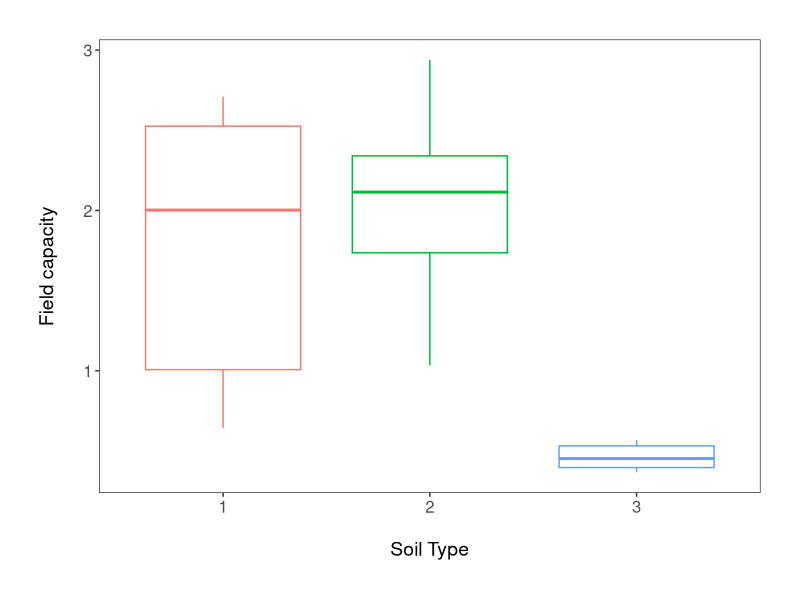

Recreate this plot in R. (Note: this script raises an error after producing the figure.)
## DISSERTATION PROJECT ##

# Libraries ----
library(tidyverse)
library(readxl)
library(scales)
library(vegan)
library(gplots)
library(patchwork)

# Data sets ----
ratio <- read_excel("root-shoot.xls")
field_capacity_data <- read_excel("Field_capacity_diss.xlsx")
moisture <- read_excel("moisture.xlsx")

# Data manip field capacity ----
# water content = grams of water contained in the soil per pot
# moisture = mean and sd per pot measured by probe every other day in %
field_capacity_data <- field_capacity_data %>% 
  mutate(soil_type = as_factor(soil_type), pot_number = as_factor(pot_number)) %>% 
  mutate(water_content_gr = total_fresh-total_dry) %>%  # creating a new column for amount of water in soil
  mutate(moisture_content = ((total_fresh/total_dry)-1))  # new column with soil moisture content
# should I add *100 or not??? 

# Graph field capacity ----
# Boxplot checking for differences of field_capacity between soil types
(field_capacity_boxplot <- ggplot(field_capacity_data, aes(soil_type, moisture_content)) +
    geom_boxplot(aes(color = soil_type)) +
    theme_bw() +
    ylab("Field capacity\n") +                             
    xlab("\nSoil Type")  +
    theme(axis.text = element_text(size = 12),
          axis.title = element_text(size = 14, face = "plain"),                     
          panel.grid = element_blank(),       
          plot.margin = unit(c(1,1,1,1), units = , "cm"),  
          legend.position = "none"))

# ggsave(soil_moisture_boxplot, file = "outputs/field_capacity_boxplot.png", width = 12, height = 7) 

# Data manip moisture ----
# moisture probe measures need to be plotted against time to see the progression 
# before relating them to the soil moisture content 
moisture <- moisture %>% 
  mutate(soil_type = as_factor(soil_type), pot = as_factor(pot)) %>% 
  tidyr::separate(date, c("year", "month", "day"), sep = "-", remove = FALSE) %>% 
  select(-year,-month) %>% 
  mutate(day = case_when(day == "06" ~ 1, day == "09" ~ 3, day == "11" ~ 5, 
                         day == "13" ~ 8, day == "16" ~ 10, day == "18" ~ 12, 
                         day == "20" ~ 15, day == "23" ~ 18)) %>% 
  mutate(drought_level = case_when(pot == 1 ~ "50",
                                   pot == 2 ~ "75",
                                   pot == 3 ~ "100",
                                   pot == 4 ~ "50",
                                   pot == 5 ~ "75",
                                   pot == 6 ~ "100")) %>% 
  mutate(drought_level = as_factor(drought_level)) %>% 
  mutate(field_capacity = c(field_capacity_data$moisture_content,
                           field_capacity_data$moisture_content,
                           field_capacity_data$moisture_content,
                           field_capacity_data$moisture_content,
                           field_capacity_data$moisture_content,
                           field_capacity_data$moisture_content,
                           field_capacity_data$moisture_content,
                           field_capacity_data$moisture_content)) %>% 
  mutate(field_capacity_percent = (mean_moisture*100)/field_capacity) %>% 
  mutate(field_capacity_percent_sd = (sd*100)/field_capacity) %>% 
  filter(pot %in% c(1,2,3))  # only selecting pots that have plant data

# Graphs moisture ----
# Graph weight and irrigation just for interest 
(weight_time_series <- ggplot(moisture) +
   geom_point(aes(day, weight, color = soil_type)) +
   geom_smooth(formula = y ~ x, method = "lm", aes(day, weight, color = soil_type, fill = soil_type)) + # add se = FALSE to remove error shading
   geom_point(aes(day, irrigation/0.15, color = soil_type)) +
   scale_y_continuous(name = "Weight of pots (g)\n",
                      sec.axis = sec_axis(~.*0.15, name="Irrigation volume (ml)")) +
   theme_bw() +
   xlab("\nDay since start of experiment") +
   theme(axis.text.x = element_text(size = 10, angle = 45, vjust = 1, hjust = 1),  # making the dates at a bit of an angle
         axis.text.y = element_text(size = 10),
         axis.title = element_text(size = 12, face = "plain"),                        
         panel.grid = element_blank(),  
         plot.margin = unit(c(0.5,0.5,0.5,0.5), units = , "cm"),  # Adding a margin around the plot
         legend.text = element_text(size = 10, face = "italic"),  
         legend.title = element_blank(),  # Removing the legend title 
         legend.position = "right")) 

# Graph of moisture across time 
(moisture_time_series <- ggplot(moisture, aes(date, mean_moisture, color = drought_level)) +
    geom_point() +
    facet_wrap(~ soil_type, scales = "fixed") +
    geom_smooth(formula = y ~ x, method = "lm", aes(fill = drought_level)) + # add se = FALSE to remove error shading
    theme_bw() +
    ylab("Mean moisture content (%)\n") +                             
    xlab("\nDate") +
    theme(axis.text.x = element_text(size = 10, angle = 45, vjust = 1, hjust = 1),  # making the dates at a bit of an angle
          axis.text.y = element_text(size = 10),
          axis.title = element_text(size = 12, face = "plain"),                        
          panel.grid = element_blank(),  
          plot.margin = unit(c(0.5,0.5,0.5,0.5), units = , "cm"),  # Adding a margin around the plot
          legend.text = element_text(size = 10, face = "italic"),  
          legend.title = element_blank(),  # Removing the legend title 
          legend.position = "bottom")) 

# ggsave(moisture_time_series, file = "outputs/moisture_time_series.png", width = 12, height = 7) 

# Graph of moisture % and irrigation volume 
(irrigation_time_series <- ggplot(moisture, aes(day, mean_moisture)) +
    geom_point(aes(color = irrigation)) +
    geom_smooth(formula = y ~ x, method = "lm") + # add se = FALSE to remove error shading
    theme_bw() +
    facet_wrap(~ soil_type, scales = "fixed") +
    ylab("Mean moisture content (%)\n") +
    xlab("\nDay since start of experiment") +
    theme(axis.text.x = element_text(size = 10, angle = 45, vjust = 1, hjust = 1),  # making the dates at a bit of an angle
          axis.text.y = element_text(size = 10),
          axis.title = element_text(size = 12, face = "plain"),                        
          panel.grid = element_blank(),  
          plot.margin = unit(c(0.5,0.5,0.5,0.5), units = , "cm"),  # Adding a margin around the plot
          legend.text = element_text(size = 10, face = "italic"),  
          legend.title = element_blank(),  # Removing the legend title 
          legend.position = "right")) 

# Graph of field capacity % across time
(field_capacity_time_series <- ggplot(moisture, aes(day, field_capacity_percent, color = drought_level, fill = drought_level)) +
    geom_point() +
    geom_smooth(formula = y ~ x, method = "lm") + # add se = FALSE to remove error shading
    theme_bw() +
    facet_wrap(~ soil_type, scales = "fixed") +
    ylab("Soil moisture (% of soil field capacity)\n") +                             
    xlab("\nTime (days since start of experiment)") +
    theme(axis.text.x = element_text(size = 10, angle = 45, vjust = 1, hjust = 1),  # making the dates at a bit of an angle
          axis.text.y = element_text(size = 10),
          axis.title = element_text(size = 12, face = "plain"),                        
          panel.grid = element_blank(),  
          plot.margin = unit(c(0.5,0.5,0.5,0.5), units = , "cm"),  # Adding a margin around the plot
          legend.text = element_text(size = 10, face = "italic"),  
          legend.title = element_blank(),  # Removing the legend title 
          legend.position = "bottom")) 

# ggsave(field_capacity_time_series, file = "outputs/field_capacity_time_series.png", width = 12, height = 7) 
# whole figure tells us that there seems to be significant differences between soil types AND between drought treatments 

# Trying to figure out what is going on with soil 2 100% moisture measures = large differences according to pot
subset_moisture_soil_2 <- filter(moisture, soil_type == "2" & drought_level == "100%")

(field_capacity_time_series <- ggplot(subset_moisture_soil_2, aes(date, field_capacity_percent, color = pot)) +
    geom_point() +
    geom_smooth(formula = y ~ x, method = "lm", aes(fill = drought_level)) + # add se = FALSE to remove error shading
    theme_bw() +
    ylab("Moisture content (as a % of soil moisture content at field capacity)\n") +                             
    xlab("\nDate") +
    theme(axis.text.x = element_text(size = 10, angle = 45, vjust = 1, hjust = 1),  # making the dates at a bit of an angle
          axis.text.y = element_text(size = 10),
          axis.title = element_text(size = 12, face = "plain"),                        
          panel.grid = element_blank(),  
          plot.margin = unit(c(0.5,0.5,0.5,0.5), units = , "cm"),  # Adding a margin around the plot
          legend.text = element_text(size = 10, face = "italic"),  
          legend.title = element_blank(),  # Removing the legend title 
          legend.position = "bottom")) 

pot_model <- lm(drought_level_percent ~ pot, data = subset_moisture_soil_2)
summary(pot_model)
anova(pot_model)
plot(pot_model)

# Data manip ratio ----
# Rename columns and create factor levels for species, drought level and soil type #
ratio <- ratio %>% 
  rename(root_shoot = "Root/Shoot", drought = Drought_level, soil = Soil_Type, species = Species) %>% 
  mutate(species = as.factor(species), drought = as.factor(drought), soil = as.factor(soil)) %>% 
  filter(!root_shoot > 2.5, !Leaf_area > 5) %>%   # take out the outliers
  mutate(biomass_log = log(Dry_weight_total), root_shoot_log = log(root_shoot)) %>% 
  mutate(leaf_area_ratio = Leaf_area/Dry_weight_total)
  # mutate(root_shoot = rescale(root_shoot, to = c(-1, 1)))  # to help with analysis 

# Graphs root/shoot ----
# Graph with log total biomass and log root/shoot 
(biomass_root_shoot_graph <- ggplot(ratio, aes(biomass_log, root_shoot_log)) +
   geom_point(aes(color = drought)) +
   geom_smooth(aes(color = drought), se = FALSE, method = "lm", formula = 'y ~ poly(x, 2)') +
   theme_bw() +
   ylab("Log root/shoot ratio\n") +                             
   xlab("\nLog total biomass")  +
   theme(axis.text = element_text(size = 12),
         axis.title = element_text(size = 14, face = "plain"),                     
         panel.grid = element_blank(),       
         plot.margin = unit(c(1,1,1,1), units = , "cm"),  
         legend.position = "right"))

# ggsave(biomass_root_shoot_graph, file = "outputs/biomass_root_shoot_graph.png", width = 12, height = 7) 

# Boxplot log root/shoot + drought level
(ratio_boxplot <- ggplot(ratio, aes(drought, root_shoot)) +
    geom_boxplot(aes(color = drought)) +
    theme_bw() +
    ylab("Root/shoot ratio\n") +                             
    xlab("\nDrought level")  +
    theme(axis.text = element_text(size = 12),
          axis.title = element_text(size = 14, face = "plain"),                     
          panel.grid = element_blank(),       
          plot.margin = unit(c(1,1,1,1), units = , "cm"),  
          legend.position = "right"))

# ggsave(ratio_boxplot, file = "outputs/ratio_boxplot.png", width = 12, height = 7)

# Boxplot root/shoot and soil types + species
(ratio_soil_boxplot <- ggplot(ratio, aes(soil, root_shoot)) +
    geom_boxplot(aes(color = soil)) +
    theme_bw() +
    ylab("Root/shoot ratio\n") +                             
    xlab("\nSoil type")  +
    theme(axis.text = element_text(size = 12),
          axis.title = element_text(size = 14, face = "plain"),                     
          panel.grid = element_blank(),       
          plot.margin = unit(c(1,1,1,1), units = , "cm"),  
          legend.position = "none"))

# ggsave(ratio_soil_boxplot, file = "outputs/ratio_soil_boxplot.png", width = 12, height = 7)

# Boxplot root/shoot and species
(ratio_species_boxplot <- ggplot(ratio, aes(species, root_shoot)) +
    geom_boxplot(aes(color = species)) +
    theme_bw() +
    ylab("Root/shoot ratio\n") +                             
    xlab("\nSpecies")  +
    theme(axis.text = element_text(size = 12),
          axis.title = element_text(size = 14, face = "plain"),                     
          panel.grid = element_blank(),       
          plot.margin = unit(c(1,1,1,1), units = , "cm"),  
          legend.position = "none"))

# ggsave(ratio_species_boxplot, file = "outputs/ratio_species_boxplot.png", width = 12, height = 7)

# Three plots for variation of root/shoot within species
(ratio_species_hist <- ggplot(ratio, aes(x = root_shoot)) +
   geom_histogram(aes(fill = drought), bins = 25) +
   theme_bw() +
   facet_wrap(~ species, scales = "fixed") +
   xlab("Root/shoot ratio")  +
   theme(axis.text = element_text(size = 12),
         axis.title = element_text(size = 14, face = "plain"),                     
         panel.grid = element_blank(),       
         plot.margin = unit(c(1,1,1,1), units = , "cm"),  
         legend.position = "bottom"))

# ggsave(ratio_species_hist, file = "outputs/ratio_species_hist.png", width = 12, height = 7)

# Boxplot root/shoot + drought level + soil types
(ratio_drought_soil_boxplot <- ggplot(ratio, aes(drought, root_shoot, color = soil)) +
    geom_boxplot() +
    theme_bw() +
    ylab("Root/shoot ratio\n") +                             
    xlab("\nDrought level")  +
    theme(axis.text = element_text(size = 12),
          axis.title = element_text(size = 14, face = "plain"),                     
          panel.grid = element_blank(),       
          plot.margin = unit(c(1,1,1,1), units = , "cm"),  
          legend.position = "bottom"))

# ggsave(ratio_drought_soil_boxplot, file = "outputs/ratio_drought_soil_boxplot.png", width = 12, height = 7)

# Graph root and shoot allometric regression 
slopes <- c(as.numeric(lm(Dry_weight_shoot ~ Dry_weight_root, ratio, drought == 100)$coefficients[1]),
            as.numeric(lm(Dry_weight_shoot ~ Dry_weight_root, ratio, drought == 75)$coefficients[1]),
            as.numeric(lm(Dry_weight_shoot ~ Dry_weight_root, ratio, drought == 50)$coefficients[1]))
slopes2 <- c(as.numeric(lm(Dry_weight_shoot ~ Dry_weight_root, ratio, drought == 100)$coefficients[2]),
             as.numeric(lm(Dry_weight_shoot ~ Dry_weight_root, ratio, drought == 75)$coefficients[2]),
             as.numeric(lm(Dry_weight_shoot ~ Dry_weight_root, ratio, drought == 50)$coefficients[2]))

coefficients <- data.frame(slopes, slopes2, c(100,75,50)) %>% 
  rename(intercept = slopes, slope = slopes2, drought = c.100..75..50.)

(root_shoot_graph <- ggplot(ratio, aes(Dry_weight_root, Dry_weight_shoot)) +
    geom_point(aes(color = drought)) +
    stat_smooth(aes(color = drought), se = FALSE, method = "lm") +
    theme_bw() +
    ylab("Plant shoot biomass (g)\n") +                             
    xlab("\nPlant root biomass (g)") +
    theme(axis.text = element_text(size = 12),
          axis.title = element_text(size = 14, face = "plain"),                     
          panel.grid = element_blank(),       
          plot.margin = unit(c(1,1,1,1), units = , "cm"),  
          legend.position = "right"))
    # this doesn't work for some reason...? 
    # annotate("text", x = 50, y = 50, label = "0.931",  
    #        size = 4) +
    # annotate("text", x = 40, y = 40, label = "0.713",
    #        size = 4) +
    # annotate("text", x = 30, y = 30, label = "0.795",
    #        size = 4))

# If I want to add an arrow that points from the label to the curve? 
# # geom_curve(aes(x = 50, y = 60, xend = mean(carex$hits) + 2, yend = 60),
#              arrow = arrow(length = unit(0.07, "inch")), size = 0.7,
#              color = "grey30", curvature = 0.3)

# ggsave(root_shoot_graph, file = "outputs/root_shoot_graph.png", width = 12, height = 7)
# facet_wrap(~ drought, scales = "fixed")
  
# Graphs leaf area ----
# Graph with log root/shoot and log leaf area 
(leaf_area_biomass_graph <- ggplot(ratio, aes(log(Leaf_area), biomass_log)) +
   geom_point(aes(color = drought)) +
   geom_smooth(aes(color = drought), se = FALSE, method = "lm", formula = 'y ~ poly(x, 2)') +
   theme_bw() +
   ylab("Log root/shoot ratio\n") +                             
   xlab("\nLog leaf area")  +
   theme(axis.text = element_text(size = 12),
         axis.title = element_text(size = 14, face = "plain"),                     
         panel.grid = element_blank(),       
         plot.margin = unit(c(1,1,1,1), units = , "cm"),  
         legend.position = "right"))

# Graph log leaf area ratio and log 
(biomass_leaf_ratio_graph <- ggplot(ratio, aes(biomass_log, log(leaf_area_ratio))) +
    geom_point(aes(color = soil)) +
    geom_smooth(aes(color = soil), se = FALSE, method = "lm", formula = 'y ~ poly(x, 2)') +
    theme_bw() +
    ylab("Log leaf area ratio\n") +                             
    xlab("\nLog total biomass")  +
    theme(axis.text = element_text(size = 12),
          axis.title = element_text(size = 14, face = "plain"),                     
          panel.grid = element_blank(),       
          plot.margin = unit(c(1,1,1,1), units = , "cm"),  
          legend.position = "right"))

# Boxplot leaf area + species
(leaf_area_boxplot_species <- ggplot(ratio, aes(species, Leaf_area, color = species)) +
   geom_boxplot() +
   theme_bw() +
   ylab("Leaf area (cm2)\n") +                             
   xlab("\nSpecies")  +
   theme(axis.text = element_text(size = 12),
         axis.title = element_text(size = 14, face = "plain"),                     
         panel.grid = element_blank(),       
         plot.margin = unit(c(1,1,1,1), units = , "cm"),  
         legend.position = "none"))

ggsave(leaf_area_boxplot_species, file = "outputs/leaf_area_boxplot_species.png", width = 12, height = 7)

# Boxplot leaf area + soil 
(leaf_area_boxplot_soil <- ggplot(ratio, aes(soil, Leaf_area, color = soil)) +
   geom_boxplot() +
   theme_bw() +
   ylab("Leaf area (cm2)\n") +                             
   xlab("\nSoil type")  +
   theme(axis.text = element_text(size = 12),
         axis.title = element_text(size = 14, face = "plain"),                     
         panel.grid = element_blank(),       
         plot.margin = unit(c(1,1,1,1), units = , "cm"),  
         legend.position = "none"))

# ggsave(leaf_area_boxplot_soil, file = "outputs/leaf_area_boxplot_drought.png", width = 12, height = 7)

# Boxplot leaf area + drought
(leaf_area_boxplot_drought <- ggplot(ratio, aes(drought, Leaf_area, color = drought)) +
   geom_boxplot() +
   theme_bw() +
   ylab("Leaf area (cm2)\n") +                             
   xlab("\nDrought level")  +
   theme(axis.text = element_text(size = 12),
         axis.title = element_text(size = 14, face = "plain"),                     
         panel.grid = element_blank(),       
         plot.margin = unit(c(1,1,1,1), units = , "cm"),  
         legend.position = "none"))

# ggsave(leaf_area_boxplot_drought, file = "outputs/leaf_area_boxplot_drought.png", width = 12, height = 7)

# Data manip biomass ----
biomass_data <- ratio %>% 
  select(drought, soil, species, Dry_weight_shoot, Dry_weight_root, Dry_weight_total) %>% 
  gather(., characteristic, biomass, c(4:6)) %>% 
  tidyr::separate(characteristic, c("moisture", "weight", "area"), sep = "_", remove = TRUE) %>% 
  select(-moisture,-weight)

# Graph biomass ----
# Plot total biomass with ≠ drought 
biomass_subset <- biomass_data %>% 
  filter(area %in% c("total"))

(total_biomass_drought_barplot <- ggplot(biomass_subset, aes(drought, biomass, fill = drought)) +
    geom_bar(position = position_dodge(), stat = "identity") +
    facet_wrap(~ species, scales = "fixed") +
    theme_bw() +
    ylab("Total plant biomass (g)\n") +                             
    xlab("\nDrought treatment")  +
    theme(axis.text = element_text(size = 12),
          axis.title = element_text(size = 14, face = "plain"),                     
          panel.grid = element_blank(),       
          plot.margin = unit(c(1,1,1,1), units = , "cm"),  
          legend.position = "none"))

# Plot total biomass and soil types 
(total_biomass_drought_barplot <- ggplot(biomass_subset, aes(drought, biomass, fill = drought)) +
    geom_bar(position = position_dodge(), stat = "identity") +
    theme_bw() +
    ylab("Total plant biomass (g)\n") +                             
    xlab("\nDrought treatment")  +
    theme(axis.text = element_text(size = 12),
          axis.title = element_text(size = 14, face = "plain"),                     
          panel.grid = element_blank(),       
          plot.margin = unit(c(1,1,1,1), units = , "cm"),  
          legend.position = "none"))

# with the mean and error bars instead?
# biomass_subset <- biomass_data %>% 
#   filter(area %in% c("total")) %>% 
#   group_by(drought, species) %>% 
#   mutate(mean = mean(biomass), sd = sd(biomass)) %>% 
#   group_by(drought, species, mean, sd) %>% 
#   tally() %>% 
#   ungroup() 
#   
# (total_biomass_drought_barplot <- ggplot(biomass_subset, aes(drought, mean, fill = drought)) +
#    geom_bar(position = position_dodge(), stat = "identity") +
#    geom_errorbar(aes(x = drought, ymin = mean-sd, ymax = mean+sd, width=0.4)) +
#    facet_wrap(~ species, scales = "fixed") +
#    theme_bw() +
#    ylab("Total plant biomass (g)\n") +                             
#    xlab("\nDrought treatment")  +
#    theme(axis.text = element_text(size = 12),
#          axis.title = element_text(size = 14, face = "plain"),                     
#          panel.grid = element_blank(),       
#          plot.margin = unit(c(1,1,1,1), units = , "cm"),  
#          legend.position = "none"))

# ggsave(total_biomass_drought_barplot, file = "outputs/total_biomass_drought_barplot.png", width = 12, height = 7)

# Barplot biomass in different parts of plant per drought treatment and species 
(biomass_drought_species_barplot <- ggplot(biomass_data, aes(drought, biomass , fill = drought)) +
  geom_bar(position = position_dodge(), stat = "identity") +
  facet_wrap(~ species, scales = "fixed") +
  theme_bw() +
  ylab("Biomass (g)\n") +                             
  xlab("\nPlant part")  +
  theme(axis.text = element_text(size = 12),
        axis.title = element_text(size = 14, face = "plain"),                     
        panel.grid = element_blank(),       
        plot.margin = unit(c(1,1,1,1), units = , "cm"),  
        legend.position = "right"))

# ggsave(biomass_drought_species_barplot, file = "outputs/biomass_drought_species_barplot.png", width = 12, height = 7)

# Barplot biomass in different parts of plant per drought treatment and soil type
(biomass_drought_soil_barplot <- ggplot(biomass_data, aes(area, biomass, fill = drought)) +
    geom_bar(position = position_dodge(), stat = "identity") +
    facet_wrap(~ soil, scales = "fixed") +
    theme_bw() +
    ylab("Biomass (g)\n") +                             
    xlab("\nPlant part")  +
    theme(axis.text = element_text(size = 12),
          axis.title = element_text(size = 14, face = "plain"),                     
          panel.grid = element_blank(),       
          plot.margin = unit(c(1,1,1,1), units = , "cm"),  
          legend.position = "right"))

# ggsave(biomass_drought_soil_barplot, file = "outputs/biomass_drought_soil_barplot.png", width = 12, height = 7)

# Barplot biomass in different parts of plant per species and soil type
(biomass_species_soil_barplot <- ggplot(biomass_data, aes(area, biomass, fill = species)) +
    geom_bar(position = position_dodge(), stat = "identity") +
    facet_wrap(~ soil, scales = "fixed") +
    theme_bw() +
    ylab("Biomass (g)\n") +                             
    xlab("\nPlant part")  +
    theme(axis.text = element_text(size = 12),
          axis.title = element_text(size = 14, face = "plain"),                     
          panel.grid = element_blank(),       
          plot.margin = unit(c(1,1,1,1), units = , "cm"),  
          legend.position = "right"))

# ggsave(biomass_species_soil_barplot, file = "outputs/biomass_species_soil_barplot.png", width = 12, height = 7)

# Stats moisture and field capacity ----
moisture_model <- lm(field_capacity ~ soil_type, data = moisture)
summary(moisture_model)

moisture_model_2 <- lm(field_capacity_percent ~ day + soil_type, data = moisture)
summary(moisture_model_2)

moisture_model_3 <- lm(field_capacity_percent ~ drought_level + soil_type, data = moisture)
summary(moisture_model_3)

moisture_model_4 <- lm(mean_moisture ~ drought_level + soil_type, data = moisture)
summary(moisture_model_4)

# Stats ratio ----
ratio_model <- lm(root_shoot ~ drought, data = ratio)
summary(ratio_model)
anova(ratio_model)
plot(ratio_model)

ratio_model2 <- lm(root_shoot ~ soil, data = ratio)
summary(ratio_model2)
anova(ratio_model2)
plot(ratio_model2)

ratio_model3 <- lm(root_shoot ~ drought*species, data = ratio)
summary(ratio_model3)
anova(ratio_model3)
plot(ratio_model3)

ratio_model4 <- lm(root_shoot ~ soil + species, data = ratio)
summary(ratio_model4)
anova(ratio_model4)
plot(ratio_model4)

ratio_model5 <- lm(root_shoot ~ species, data = ratio)
summary(ratio_model5)
anova(ratio_model5)
plot(ratio_model5)

AIC(ratio_model, ratio_model2, ratio_model3)  # can I use AIC for lm???

# Verification of assumptions
ratio_resids <- resid(ratio_model2)
shapiro.test(ratio_resids)
bartlett.test(root_shoot ~ drought*species + soil, data = ratio)  # doesn't work with interaction terms? 
fligner.test(root_shoot ~ drought*species + soil, data = ratio) 

# Stats biomass ----
total_biomass_model <- lm(Dry_weight_total ~ drought, data = ratio)
summary(total_biomass_model)

total_biomass_model2 <- lm(Dry_weight_total ~ species, data = ratio)
summary(total_biomass_model2)

total_biomass_model3 <- lm(Dry_weight_total ~ soil, data = ratio)
summary(total_biomass_model3)

# Stats leaf area ----
leaf_area_model <- lm(Leaf_area ~ species, data = ratio)
summary(leaf_area_model)
anova(leaf_area_model)
plot(leaf_area_model)

leaf_area_model2 <- lm(Leaf_area ~ soil, data = ratio)
summary(leaf_area_model2)
anova(leaf_area_model2)
plot(leaf_area_model2)

leaf_area_model3 <- lm(Leaf_area ~ drought, data = ratio)
summary(leaf_area_model3)
anova(leaf_area_model3)
plot(leaf_area_model3)

# Verification of assumptions # 
leaf_resids <- resid(leaf_area_model)
shapiro.test(leaf_resids)
bartlett.test(Leaf_area ~ drought*soil*species, data = ratio)  # doesn't work with interaction terms? 

# To see which drought level drives the significant results #
ratio_aov <- aov(root_shoot ~ drought*soil*species, data = ratio)
TukeyHSD(ratio_aov)

# Generalized linear models ----
# check family 
hist(ratio$root_shoot)

generalized_ratio <- glm(root_shoot ~ drought*soil*species, family = gaussian, data = ratio)
summary(generalized_ratio)

generalized_ratio2 <- glm(root_shoot ~ drought*soil + species, family = gaussian, data = ratio)
summary(generalized_ratio2)

generalized_ratio3 <- glm(root_shoot ~ drought + soil + species, family = gaussian, data = ratio)
summary(generalized_ratio3)

AIC(generalized_ratio,generalized_ratio2, generalized_ratio3)
# weird because I get different results than for the ANOVA...?

# NMDS + permanova ----
(ratio.fit <- adonis(root_shoot ~ drought*soil*species, ratio, 
                      permutations = 500, method = "bray"))  # weird because shows effect of drought + species + soil which is different from ANOVA results

(leaf_area.fit <- adonis(Leaf_area ~ drought*soil*species, ratio, 
                     permutations = 500, method = "bray"))  # only species have significant difference which is same result as ANOVA

# pairwise.adonis(invert[,5:18], invert$Site)  # post hoc test 
ratio.NMDS <- metaMDS(ratio$root_shoot, distance = "bray", k = 2, trymax=100)  # works but stress nearly 0 so may have insufficient data 
# par(mfrow=c(1,1))
# ratio.NMDS$stress

group <- as.character(ratio$drought)
colours <- as.character(ratio$drought)

as.character(ratio$drought) %>% 
  replace(colours=="100", "#ddffa2") %>% 
  replace(colours=="75", "#a9c3e1") %>% 
  replace(colours=="50", "#ff4f4f") -> colours

# create the NMDS plot #

par(mfrow=c(1,1))
ordiplot(ratio.NMDS, type = "n", cex.axis = 2, cex.lab=2)

for(i in unique(group)) {
  ordihull(ratio.NMDS$points[grep(i, group),], draw="polygon",
           groups = group[group == i],col = colours[grep(i,group)],label=F) 
  }

orditorp(ratio.NMDS, display = "species", col = "red", air = 0.01)
orditorp(ratio.NMDS, display = "sites", label=F, air = 0.01, cex = 1.25)
legend('bottomright', legend=c("0m","6m","12m","18m"), col=unique(colours), 
       title = "Distance from road", bty = "n", pch = 16)
legend('bottomleft', legend="stress = 0.042", bty = "n")

# MANOVA ----
(manova1 <- manova(cbind(root_shoot, Leaf_area) ~ drought + soil + species, ratio))
summary(manova1)
summary.aov(manova1)

plotmeans(ratio$root_shoot ~ ratio$drought)
plotmeans(ratio$root_shoot ~ ratio$species)
plotmeans(ratio$root_shoot ~ ratio$soil)
